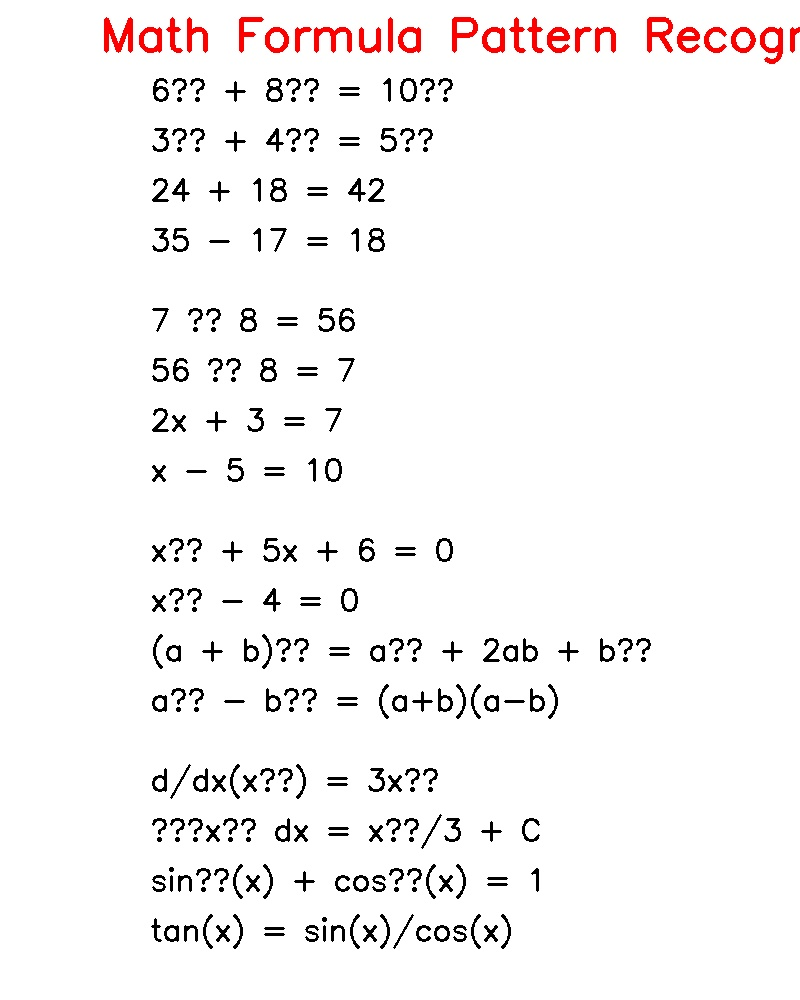
#> input picture math_formulas_test.jpg, 800 x 1000 px
$ python -i document_classifier.py   (imports and definitions only)
#> lines starting #> are read from the running program, lines starting #| are printed output that depends on the picture; after the words box and inside, x2 and y2 are one past the last pixel; in counts of white or black regions, pixels touching at a corner belong together
#> further down, picture is the input picture: shape (1000, 800, 3); mean B, G, R 245.1, 245.1, 247.2
import cv2
import numpy as np
from sklearn.cluster import KMeans
import pickle
import os

class DocumentClassifier:
    """Classifies documents by type using image features and optional ML models."""

    def __init__(self):
        self._force_document_type = None  # For forcing a specific document type

    @property
    def force_document_type(self):
        return self._force_document_type

    @force_document_type.setter
    def force_document_type(self, value):
        self._force_document_type = value
    """
    Classifies academic documents and determines appropriate processing strategies
    based on layout and content characteristics.
    """

    DOCUMENT_TYPES = {
        'MATH_EXAM': 'math_exam',
        'ESSAY': 'essay',
        'FORM': 'form',
        'STUDENT_RECORD': 'student_record'
    }

    def __init__(self, model_path=None):
        self.model_path = model_path
        self.model = None

        # Load model if provided and exists
        if model_path and os.path.exists(model_path):
            try:
                with open(model_path, 'rb') as f:
                    self.model = pickle.load(f)
            except:
                print(f"Could not load classifier model from {model_path}.")

    def extract_features(self, image):
        """
        Extract layout and content features from document image

        Args:
            image (numpy.ndarray): Input document image

        Returns:
            numpy.ndarray: Feature vector
        """
        # Convert to grayscale if not already
        if len(image.shape) == 3:
            gray = cv2.cvtColor(image, cv2.COLOR_BGR2GRAY)
        else:
            gray = image.copy()

        # Get dimensions
        h, w = gray.shape
#> h = 1000; w = 800

        # Calculate feature: aspect ratio
        aspect_ratio = w / h
#> aspect_ratio = 0.8

        # Calculate feature: text density
        _, thresh = cv2.threshold(gray, 0, 255, cv2.THRESH_BINARY_INV + cv2.THRESH_OTSU)
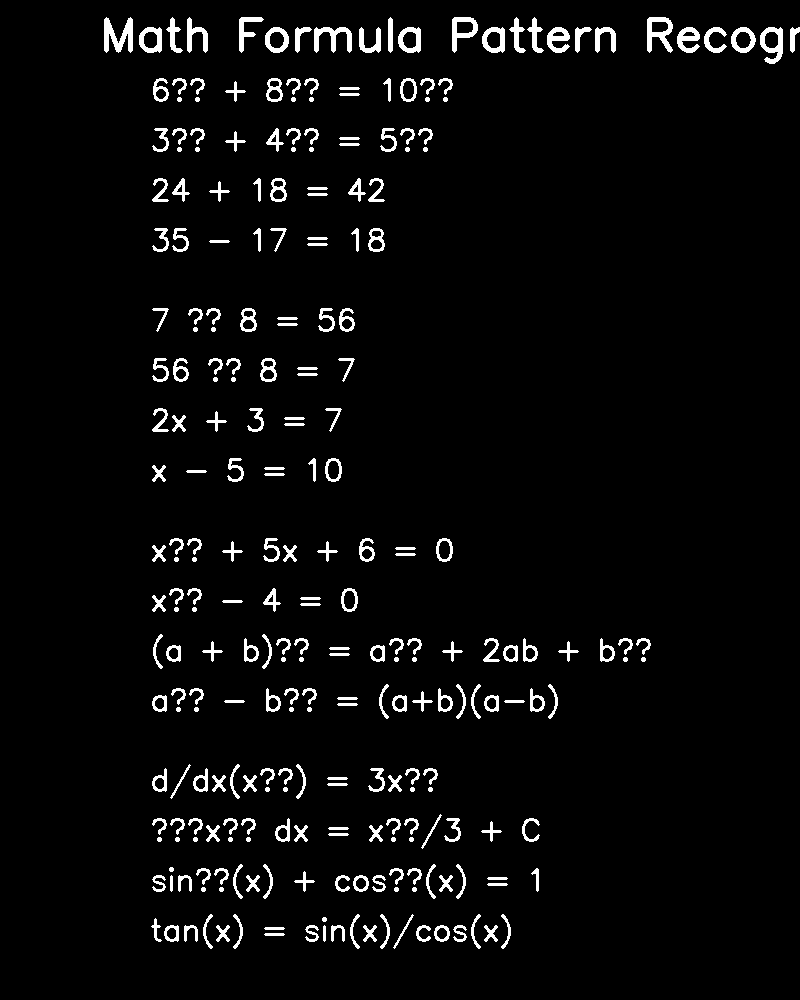
#> thresh: shape (1000, 800); 3.9% white; 275 white regions, largest, box (x1, y1, x2, y2) and area: (104, 17, 133, 53) 592, (647, 17, 673, 53) 486, (314, 27, 352, 53) 464
        text_pixel_count = np.sum(thresh == 255)
#> text_pixel_count = 30883
        text_density = text_pixel_count / (h * w)
#> text_density = 0.0386

        # Calculate feature: lines count (horizontal projection)
        h_proj = np.sum(thresh, axis=1)
#> h_proj = 1000 values, max 98430 at index 31, min 0 at index 0, mean 7875.2
        threshold = np.mean(h_proj) * 1.5
#> threshold = 11812.7
        line_count = np.sum(np.diff(h_proj > threshold) > 0)
#> line_count = 66

        # Calculate feature: column count (vertical projection)
        v_proj = np.sum(thresh, axis=0)
#> v_proj = 800 values, max 50235 at index 155, min 0 at index 0, mean 9844
        threshold = np.mean(v_proj) * 1.5
#> threshold = 14765.9
        column_count = np.sum(np.diff(v_proj > threshold) > 0)
#> column_count = 52

        # Calculate feature: detect tables
        horizontal = np.copy(thresh)
        vertical = np.copy(thresh)

        # Detect horizontal lines
        horizontal_kernel = cv2.getStructuringElement(cv2.MORPH_RECT, (50, 1))
        horizontal = cv2.morphologyEx(horizontal, cv2.MORPH_OPEN, horizontal_kernel)
#> horizontal: shape (1000, 800); every value is 0
        horizontal_lines = np.sum(horizontal > 0)
#> horizontal_lines = 0

        # Detect vertical lines
        vertical_kernel = cv2.getStructuringElement(cv2.MORPH_RECT, (1, 50))
        vertical = cv2.morphologyEx(vertical, cv2.MORPH_OPEN, vertical_kernel)
        vertical_lines = np.sum(vertical > 0)
#> vertical_lines = 0

        # Detect potential equation regions
        potential_equation = np.zeros_like(gray)
        # Look for dense blocks of text with special characters like =, +, etc.
        # This is a simplified version - in production, use proper equation detection
        equation_regions = self._detect_equation_regions(gray)

        # Return feature vector
        return np.array([
            aspect_ratio,
            text_density,
            line_count,
            column_count,
            horizontal_lines,
            vertical_lines,
            equation_regions
        ])

    def _detect_equation_regions(self, gray_image):
        """Helper method to detect potential equation regions"""
        # Use template matching to find common math symbols
        templates = []
        # This would have actual equation symbol templates
        # Example - create equals sign template
        equals_template = np.zeros((30, 30), dtype=np.uint8)
        cv2.line(equals_template, (5, 15), (25, 15), 255, 2)
        cv2.line(equals_template, (5, 20), (25, 20), 255, 2)
        templates.append(equals_template)

        # Count matches for each template
        match_count = 0
        for template in templates:
            result = cv2.matchTemplate(gray_image, template, cv2.TM_CCOEFF_NORMED)
            matches = np.sum(result > 0.7)  # Threshold can be adjusted
            match_count += matches
#> this loop made 1 pass
#> (matches, match_count) on pass 1: (0, 0)
#> pass 1, in _detect_equation_regions, `result = cv2.matchTemplate(gray_image, template, cv2.TM_CCOEFF_NORMED)`:
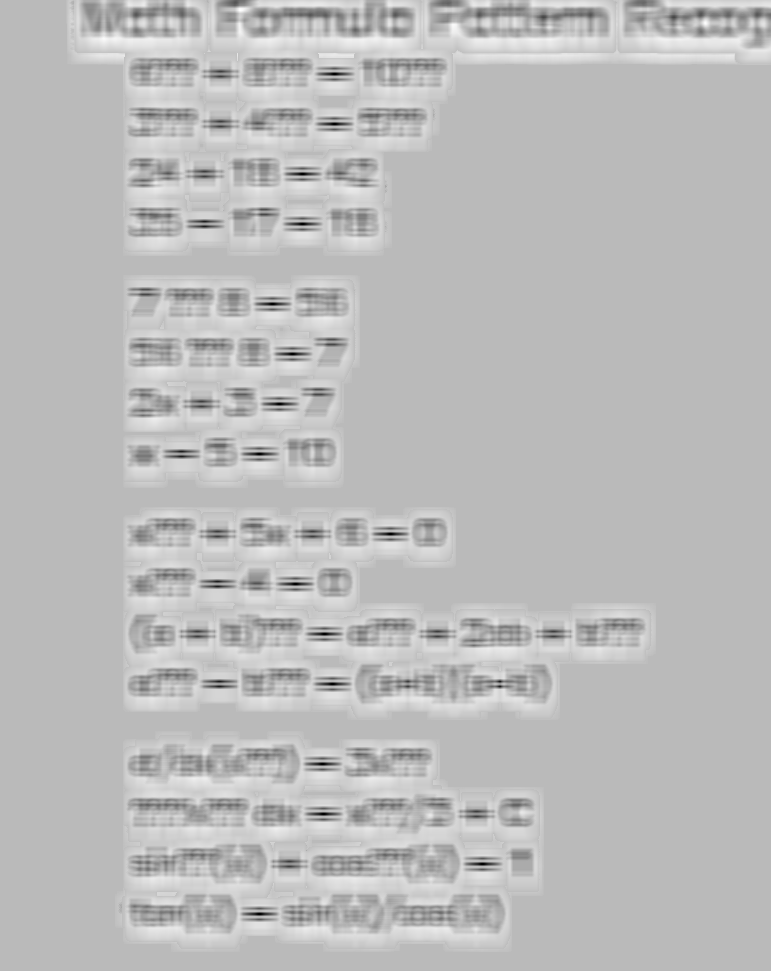
#> result: shape (971, 771) float32; min -0.768, max 0.282, mean 0.00711; drawn with min black and max white
#> after the loop, match_count = 0

        return match_count

    # [66 lines left out: functions classify_document, train_model, not called in this run]

>>> import cv2
>>> picture = cv2.imread('../math_formulas_test.jpg')
>>> result = DocumentClassifier().extract_features(picture)
#> result = [0.8, 0.0386, 66, 52, 0, 0, 0]

$ run again, on math_test_sample.jpg
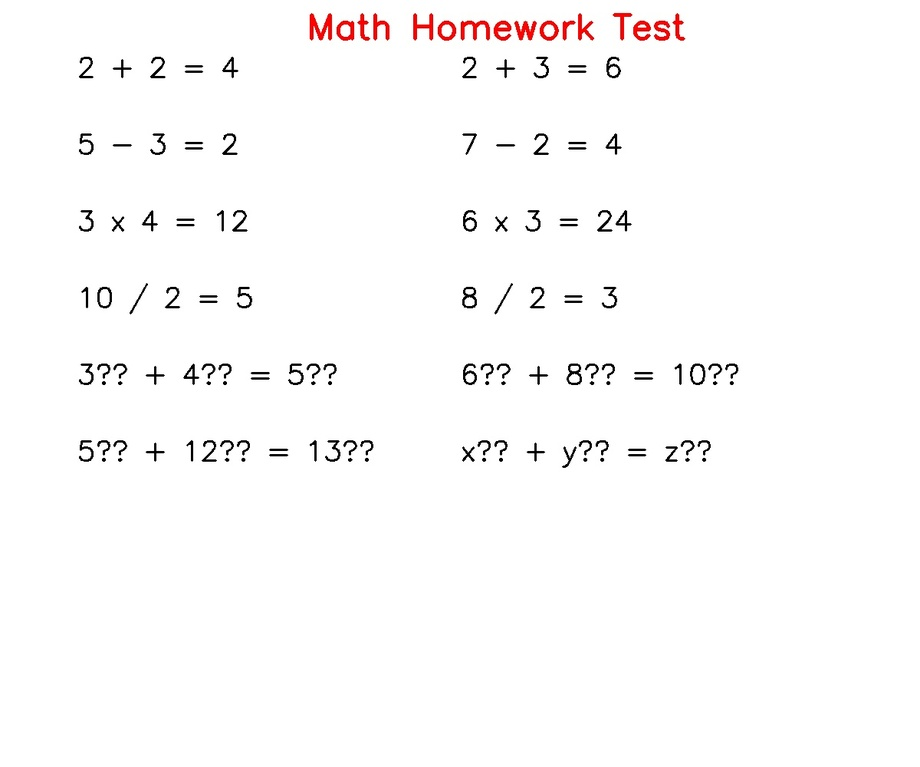
#> input picture math_test_sample.jpg, 920 x 767 px, shrunk from 1200 x 1000 before the run
#> picture is the input picture: shape (767, 920, 3); mean B, G, R 250.8, 250.8, 251.8
#> in extract_features, `_, thresh = cv2.threshold(gray, 0, 255, cv2.THRESH_BINARY_INV + cv2.TH..`:
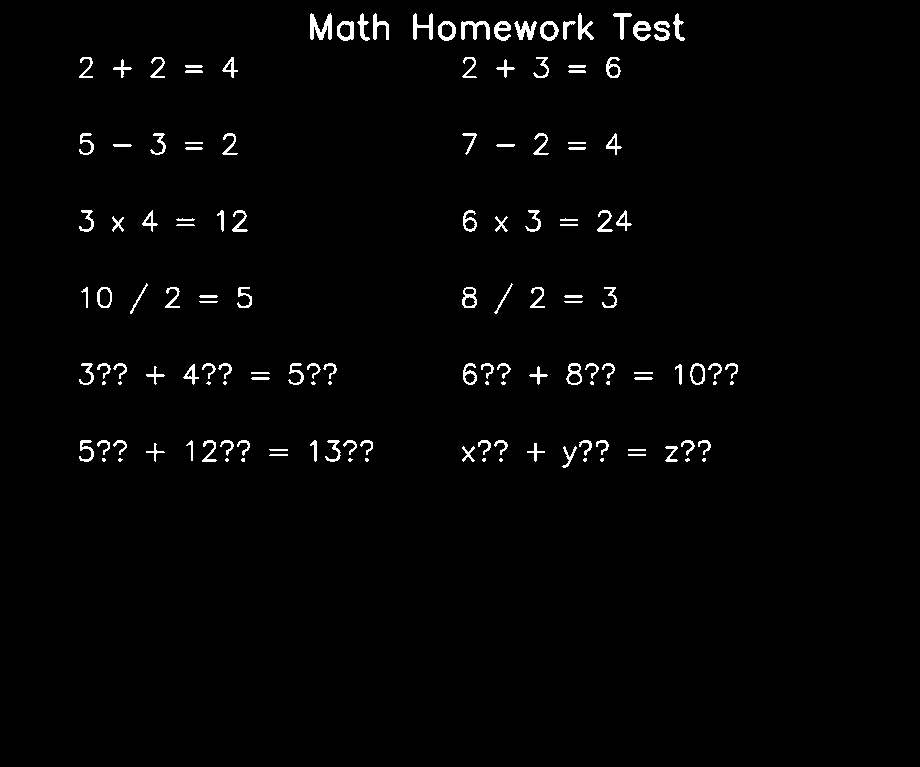
#> thresh: shape (767, 920); 1.7% white; 142 white regions (24 under 20 px), largest, box (x1, y1, x2, y2) and area: (310, 13, 332, 40) 350, (461, 21, 490, 40) 269, (514, 21, 537, 40) 242
#> text_pixel_count = 12079
#> text_density = 0.0171
#> h_proj = 767 values, max 50745 at index 23, min 0 at index 0, mean 4015.8
#> in extract_features, `threshold = np.mean(h_proj) * 1.5`: threshold = 6023.8
#> line_count = 18
#> v_proj = 920 values, max 22185 at index 464, min 0 at index 0, mean 3348
#> in extract_features, `threshold = np.mean(v_proj) * 1.5`: threshold = 5022
#> column_count = 72
#> horizontal: shape (767, 920); every value is 0
#> horizontal_lines = 0
#> the loop in _detect_equation_regions, `for template in templates:` made 1 pass
#> (matches, match_count) on pass 1: (0, 0)
#> pass 1, in _detect_equation_regions, `result = cv2.matchTemplate(gray_image, template, cv2.TM_CCOEFF_NORMED)`:
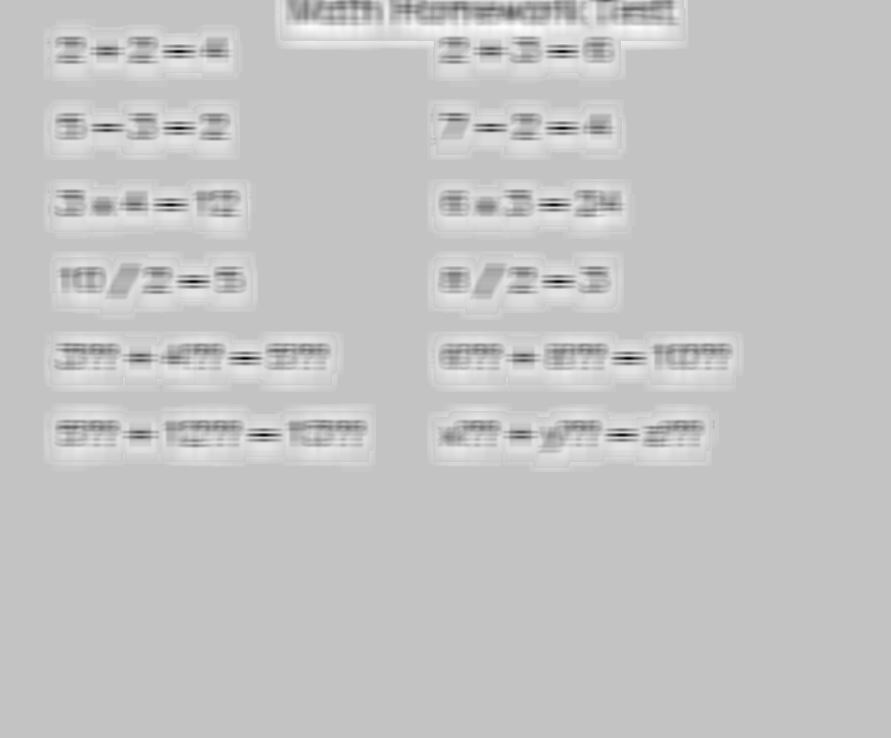
#> result: shape (738, 891) float32; min -0.858, max 0.263, mean 0.00581; drawn with min black and max white
#> `result = DocumentClassifier().extract_features(picture)`: result = [1.2, 0.0171, 18, 72, 0, 0, 0]

$ run again, on test_patterns.jpg
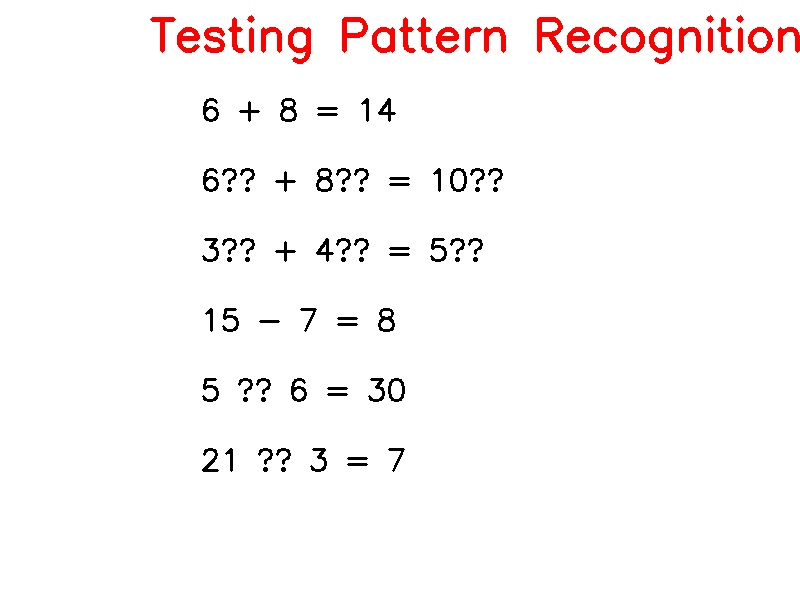
#> input picture test_patterns.jpg, 800 x 600 px
#> picture is the input picture: shape (600, 800, 3); mean B, G, R 247.6, 247.7, 251.1
#> in extract_features, `_, thresh = cv2.threshold(gray, 0, 255, cv2.THRESH_BINARY_INV + cv2.TH..`:
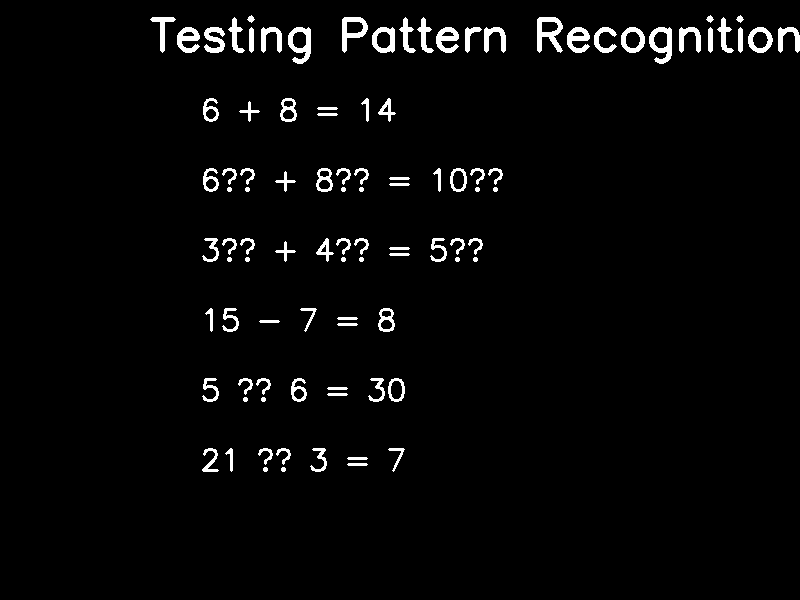
#> thresh: shape (600, 800); 2.9% white; 99 white regions, largest, box (x1, y1, x2, y2) and area: (537, 17, 563, 53) 483, (288, 27, 311, 64) 444, (649, 27, 672, 64) 442
#> text_pixel_count = 13770
#> text_density = 0.0287
#> h_proj = 600 values, max 94605 at index 31, min 0 at index 0, mean 5852.2
#> in extract_features, `threshold = np.mean(h_proj) * 1.5`: threshold = 8778.4
#> line_count = 36
#> v_proj = 800 values, max 22950 at index 216, min 0 at index 0, mean 4389.2
#> in extract_features, `threshold = np.mean(v_proj) * 1.5`: threshold = 6583.8
#> column_count = 60
#> horizontal: shape (600, 800); every value is 0
#> horizontal_lines = 0
#> the loop in _detect_equation_regions, `for template in templates:` made 1 pass
#> (matches, match_count) on pass 1: (0, 0)
#> pass 1, in _detect_equation_regions, `result = cv2.matchTemplate(gray_image, template, cv2.TM_CCOEFF_NORMED)`:
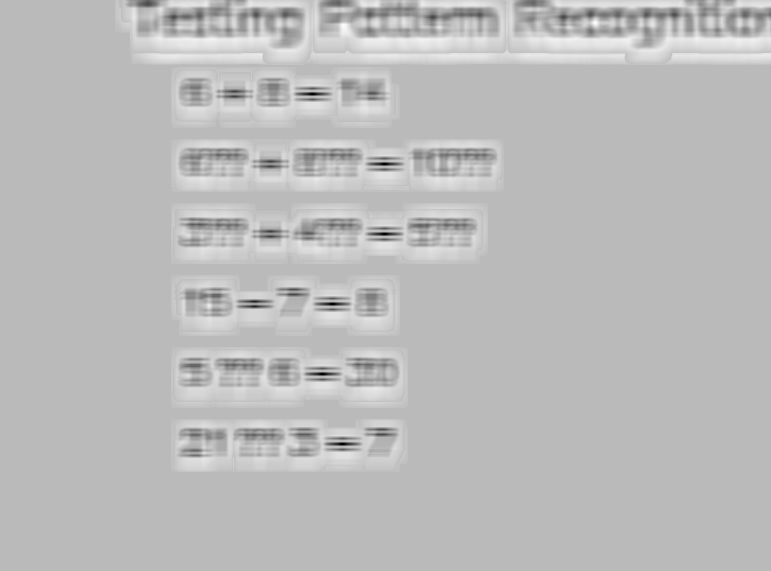
#> result: shape (571, 771) float32; min -0.768, max 0.28, mean 0.0064; drawn with min black and max white
#> `result = DocumentClassifier().extract_features(picture)`: result = [1.33, 0.0287, 36, 60, 0, 0, 0]
